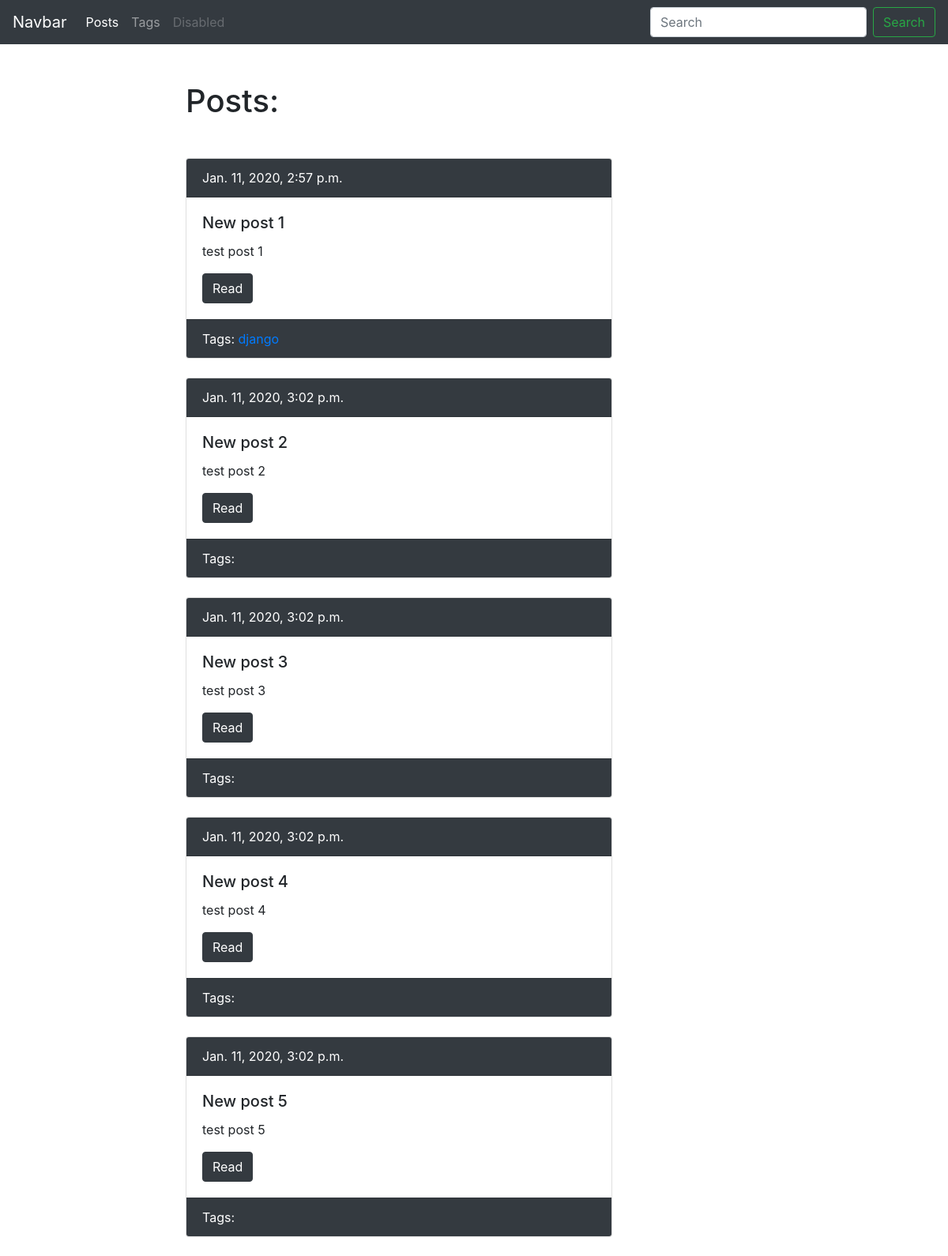
Screenshot of /blog/ with the database file from the repository.
### blog/models.py (models this page shows, shortened)
class Post(models.Model):
    title = models.CharField(max_length=50, db_index=True)
    slug = models.SlugField(max_length=50, unique=True)
    body = models.TextField(blank=True, db_index=True)
    tags = models.ManyToManyField('Tag', blank=True, related_name='posts')
    pub_date = models.DateTimeField(auto_now_add=True)
    def get_absolute_url(self):
        return reverse('blog:post_detail_url', kwargs={'slug': self.slug})

class Tag(models.Model):
    title = models.CharField(max_length=50)
    slug = models.SlugField(max_length=50, unique=True)
    def get_absolute_url(self):
        return reverse('blog:tag_detail_url', kwargs={'slug': self.slug})

### blog/views.py (the view)
# urls.py: path('', post_list, name='post_list_url'),
def post_list(request):
    posts = Post.objects.all()
    return render(request, 'blog/index.html', context={'posts': posts})

### blog/templates/blog/index.html (shortened to what this page needs)
{% extends 'blog/base_blog.html' %}
{% block content %}
    <h1 class="mb-5">Posts:</h1>
    {% for post in posts %}
        {% include 'blog/includes/post_card_template.html' %}
    {% endfor %}
{% endblock %} content %}

### blog/templates/blog/includes/post_card_template.html
<div class="card mb-4">
    <div class="card-header bg-dark text-white">
        {{ post.pub_date }}
    </div>
    <div class="card-body">
        <h5 class="card-title">{{ post.title }}</h5>
        <p class="card-text">{{ post.body|truncatewords:15 }}</p>
        <a href="{{ post.get_absolute_url }}" class="btn btn-dark">Read</a>
    </div>
    <div class="card-footer text-white bg-dark">
        Tags:
        {% for tag in post.tags.all %}
            <a href="{{ tag.get_absolute_url }}">{{ tag.title }}</a>
        {% endfor %}
    </div>
</div>

### rows the page displays
Post: pub_date "Jan. 11, 2020, 2:57 p.m.", title "New post 1", body "test post 1"
Tag: title "django"
Post: pub_date "Jan. 11, 2020, 3:02 p.m.", title "New post 2", body "test post 2"
Post: pub_date "Jan. 11, 2020, 3:02 p.m.", title "New post 3", body "test post 3"
Post: pub_date "Jan. 11, 2020, 3:02 p.m.", title "New post 4", body "test post 4"
Post: pub_date "Jan. 11, 2020, 3:02 p.m.", title "New post 5", body "test post 5"
